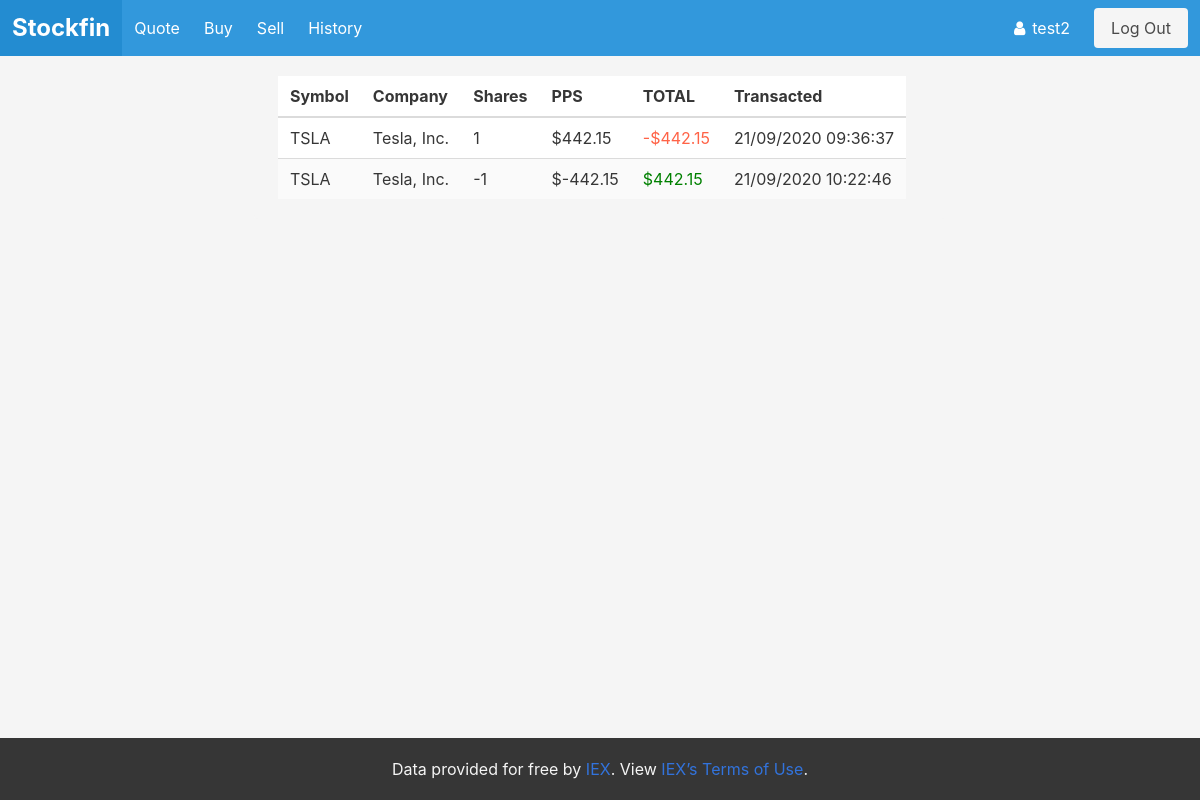
/history (signed in), run on an earlier commit of the app's database.
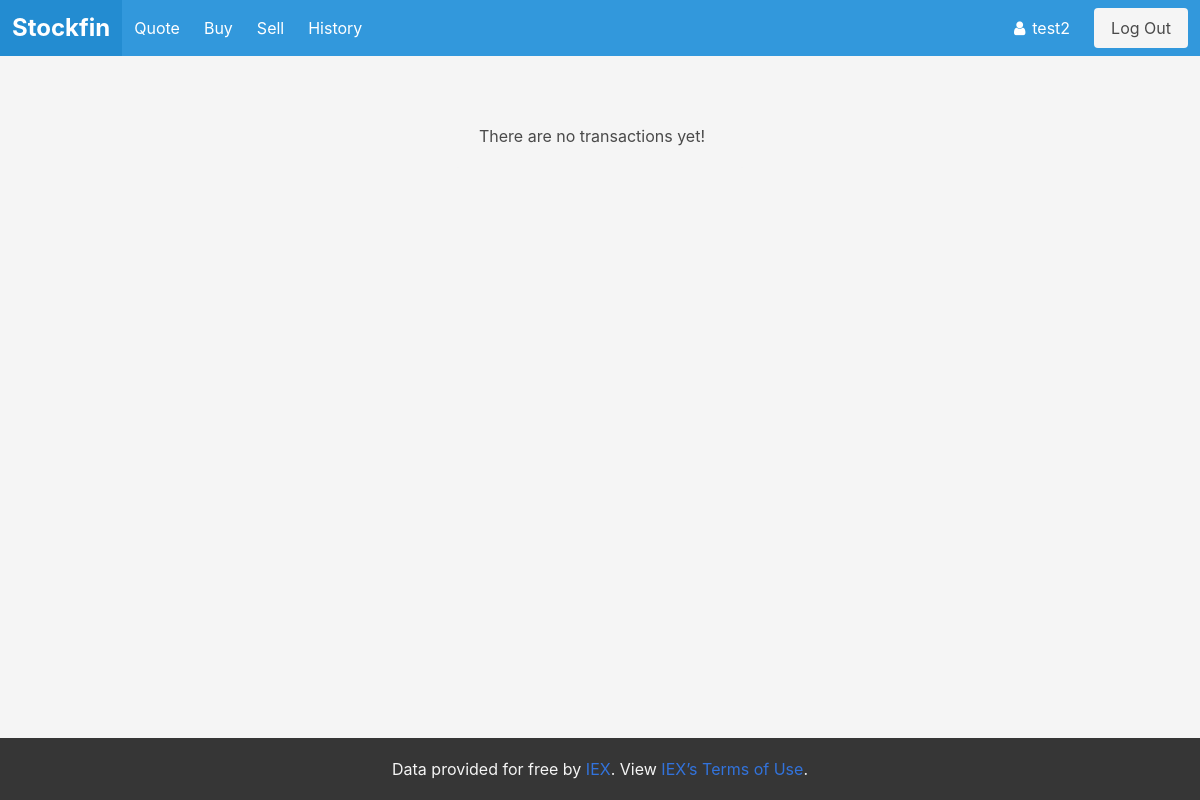
And on a later commit of the database.
### tables this page shows
CREATE TABLE history (id INTEGER NOT NULL, username VARCHAR (1, 255) NOT NULL, symbol CHAR (1, 50) NOT NULL, company STRING, shares INTEGER NOT NULL, price INTEGER NOT NULL, currency_before INTEGER NOT NULL, currency_after INTEGER NOT NULL, transacted STRING NOT NULL);

### app.py (the view)
@app.route("/history")#✔️
@login_required
def history():
    rows = db.execute("SELECT * FROM history WHERE id = :id", id=session["user_id"])
    return render_template("/history.html", rows=rows)

### app.py (called while the page is built)
@app.after_request
def after_request(response):
    response.headers["Cache-Control"] = "no-cache, no-store, must-revalidate"
    response.headers["Expires"] = 0
    response.headers["Pragma"] = "no-cache"
    return response

### helpers.py (called while the page is built)
def login_required(f):
    @wraps(f)
    def decorated_function(*args, **kwargs):
        if session.get("user_id") is None:
            return redirect("/login")
        return f(*args, **kwargs)
    return decorated_function

### templates/history.html (shortened to what this page needs)
{% extends "layout.html" %}
{% block body %}
<div class="container is-striped">
    <div class="notification">
    {% if rows %}
      <table class="table is-striped is-hoverable is-fullwidth">
        <thead>
          <tr>
            <th>Symbol</th>
            <th>Company</th>
            <th>Shares</th>
            <th>PPS</th>
            <th>TOTAL</th>
            <th>Transacted</th>
          </tr>
        </thead>
        <tbody>
            {% for data in rows %}
              <tr>
                <td>{{ data.symbol }}</td>
                <td>{{ data.company }}</td>
                <td>
                        {% if data.shares < 0 %}
                            <span>{{data.shares}}</span>
                        {% else %}
                        <span >{{data.shares}}</span>
                        {% endif %}
                </td>
                <td>${{ ((data.price / data.shares)) |round(2)  }}</td>
                <td>
                        {% if data.shares < 0 %}
                          <span style="color: green">${{data.price}}</span>
                        {% else %}
                          <span style="color: tomato">-${{ data.price }}</span>
                        {% endif %}
                </td>
                <td>{{ data.transacted }} </td>
              </tr>
            {% endfor %}
        </tbody>
      </table>
    {%else%}
    <h1 class="mt-6">There are no transactions yet!</h1>
    {% endif %}
    </div>
</div>
{% endblock %}

### templates/layout.html (shortened to what this page needs)
<!DOCTYPE html>
<html lang="en">
<head>
    <link rel="stylesheet" type="text/css" href="../static/css/bulma.css">
    <link rel="stylesheet" type="text/css" href="https://stackpath.bootstrapcdn.com/font-awesome/4.7.0/css/font-awesome.min.css">
</head>
<body>
    {% include 'includes/navbar.html' %}
    {% block body %}
    {% endblock %}
    {% include 'includes/footer.html' %}
</body>
</html>

### templates/includes/navbar.html (shortened to what this page needs)
<nav class="navbar is-fixed is-info" role="navigation" aria-label="main navigation">
    <div class="navbar-brand">
      <a class="navbar-item logo" href="/">
        Stockfin
      </a>
    </div>
    {% if session.user_id %}
    <div id="navbarBasicExample" class="navbar-menu">
      <div class="navbar-start">
        <a href="/quote" class="navbar-item">
          Quote
        </a>
        <a href="/buy" class="navbar-item">
          Buy
        </a>
        <a href="/sell" class="navbar-item">
          Sell
        </a>
        <a href="/history" class="navbar-item">
          History
        </a>
      </div>
      <div class="navbar-end">
        <div class="navbar-item is-dark">
          <a id="showModal" href="#" >
            <span class="icon is-small is-left">
              <i class="fa fa-user"></i>
            </span>
            <span >{{ session["username"] }}</span>
          </a>
        </div>
        <div class="navbar-item">
          <div class="buttons">
            <a href="/logout" class="button is-light">
              Log Out
            </a>
          </div>
        </div>
      </div>
    </div>
    {% endif %}
</nav>

### templates/includes/footer.html
<footer class="footer is-dark">
    <div class="content has-text-centered">
      <p>
        Data provided for free by <a href="https://iextrading.com/developer">IEX</a>. View <a href="https://iextrading.com/api-exhibit-a/">IEX’s Terms of Use</a>.
      </p>
    </div>
</footer>

### templates/layout.html (style rules this page uses)
body { display: flex; min-height: 100vh; flex-direction: column; background:hsl(0, 0%, 96%); }
.footer { padding: 1.2rem; background:hsl(0, 0%, 21%); color:hsl(0, 0%, 96%); }

### templates/includes/navbar.html (style rules this page uses)
.logo { font-size: 150%; color: inherit; vertical-align: middle; font-weight: bold; }
#showModal { color: inherit; }

What changed in the data, as far as the page shows it:
removed history: symbol "TSLA", company "Tesla, Inc.", shares "1", ((data.price/data.shares))|round(2) "442.15", price "442.15", transacted "21/09/2020 09:36:37"
removed history: symbol "TSLA", company "Tesla, Inc.", shares "-1", ((data.price/data.shares))|round(2) "-442.15", price "442.15", transacted "21/09/2020 10:22:46"
Also different on the page:
text no longer shown: "Symbol Company Shares PPS TOTAL Transacted"
text now shown: "There are no transactions yet!"
